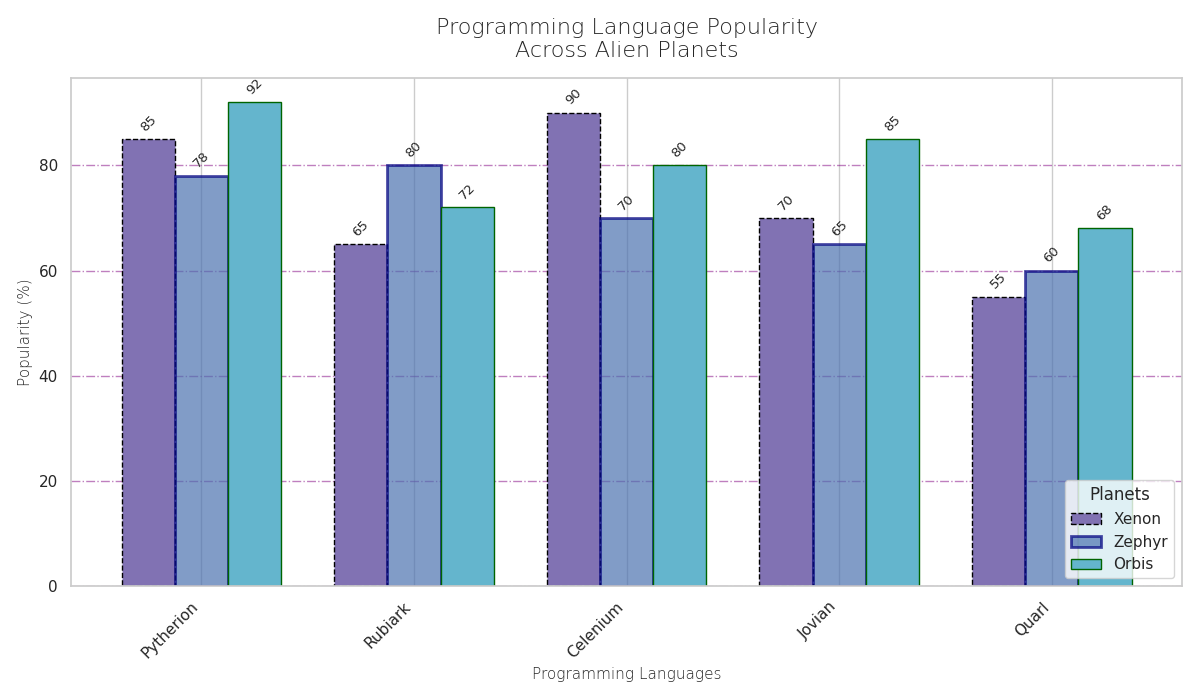

Python code for this plot:
import matplotlib.pyplot as plt
import numpy as np

languages = ["Pytherion", "Rubiark", "Celenium", "Jovian", "Quarl"]
xenon_popularity = [85, 65, 90, 70, 55]
zephyr_popularity = [78, 80, 70, 65, 60]
orbis_popularity = [92, 72, 80, 85, 68]

bar_width = 0.25
r1 = np.arange(len(languages))
r2 = [x + bar_width for x in r1]
r3 = [x + bar_width for x in r2]

fig, ax = plt.subplots(figsize=(12, 7))
ax.bar(r1, xenon_popularity, color='m', width=bar_width, edgecolor='black', linestyle='dashed', label='Xenon')  # Changed edge color and style
ax.bar(r2, zephyr_popularity, color='b', width=bar_width, alpha=0.7, edgecolor='navy', linewidth=2, label='Zephyr')  # Changed edge color and thickness
ax.bar(r3, orbis_popularity, color='c', width=bar_width, edgecolor='darkgreen', label='Orbis')  # Changed color and style

for rects, data in zip([r1, r2, r3], [xenon_popularity, zephyr_popularity, orbis_popularity]):
    for rect, value in zip(rects, data):
        ax.text(rect, value + 1, str(value), ha='center', va='bottom', fontsize=9.5, rotation=45)  # Changed font size and rotation

ax.set_xlabel('Programming Languages', fontweight='light', fontsize=11)  # Changed font weight and size
ax.set_ylabel('Popularity (%)', fontweight='light', fontsize=11)
ax.set_title('Programming Language Popularity\nAcross Alien Planets', fontsize=16, fontweight='light', pad=15)  # Title style change
ax.set_xticks([r + bar_width for r in range(len(languages))])
ax.set_xticklabels(languages)
ax.yaxis.grid(True, linestyle='-.', which='major', color='purple', alpha=0.5)  # Changed grid style

plt.xticks(rotation=45, ha='right')
plt.legend(title='Planets', loc='lower right')  # Changed legend location
plt.tight_layout()
plt.show()
